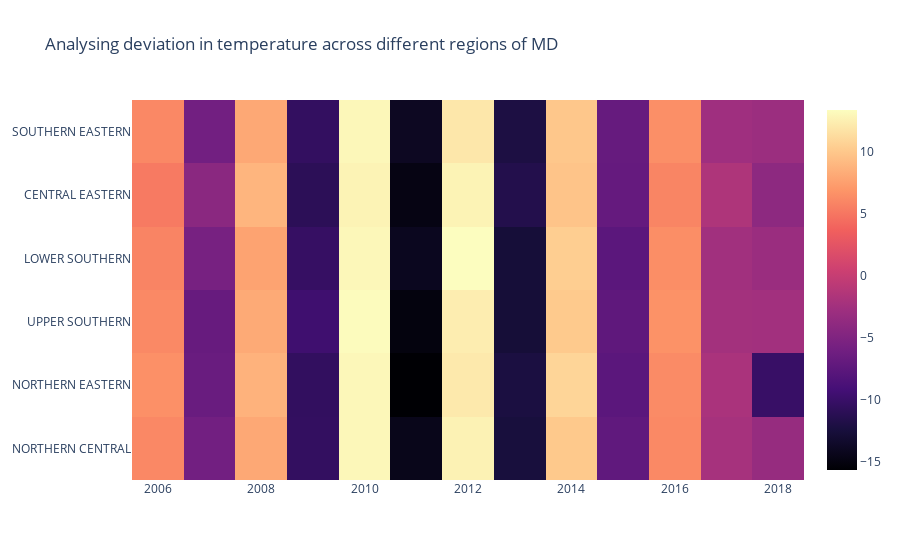

Notebook source saved alongside this figure:
### Code cell
fig = go.Figure(data=go.Heatmap(
        z=avg_diff,
        y=avg_diff.index,
        x=avg_diff.columns,
        colorscale='Magma'))

fig.update_layout(
    title='Analysing deviation in temperature across different regions of MD')

fig.show()

### Figure 1 — Plotly figure (JSON) as saved in the notebook; plotly's stock layout.template omitted (floating-point values rounded to 4 significant figures)
{"data": [{"colorscale": [[0, "#000004"], [0.1111, "#180f3d"], [0.2222, "#440f76"], [0.3333, "#721f81"], [0.4444, "#9e2f7f"], [0.5556, "#cd4071"], [0.6667, "#f1605d"], [0.7778, "#fd9668"], [0.8889, "#feca8d"], [1, "#fcfdbf"]], "type": "heatmap", "x": [2006, 2007, 2008, 2009, 2010, 2011, 2012, 2013, 2014, 2015, 2016, 2017, 2018], "y": ["NORTHERN CENTRAL", "NORTHERN EASTERN", "UPPER SOUTHERN", "LOWER SOUTHERN", "CENTRAL EASTERN", "SOUTHERN EASTERN"], "z": [[6.094, -5.987, 8.061, -10.44, 13.0, -14.38, 12.66, -12.39, 10.08, -7.211, 6.137, -2.172, -3.285], [6.575, -6.578, 8.652, -10.51, 13.0, -15.62, 12.13, -12.17, 10.85, -7.547, 6.251, -1.94, -10.08], [6.152, -6.76, 8.143, -9.571, 13.28, -15.03, 12.39, -12.71, 10.17, -7.285, 6.702, -2.367, -2.467], [5.833, -5.578, 7.738, -10.24, 13.0, -14.12, 13.38, -12.64, 10.44, -7.538, 6.47, -2.515, -3.059], [5.291, -4.202, 8.839, -10.96, 12.73, -14.79, 12.75, -11.56, 9.785, -6.881, 5.893, -1.65, -3.953], [6.094, -5.987, 8.061, -10.44, 13.0, -13.93, 12.0, -12.07, 9.982, -6.818, 6.511, -2.646, -2.979]]}], "layout": {"title": {"text": "Analysing deviation in temperature across different regions of MD"}}}
